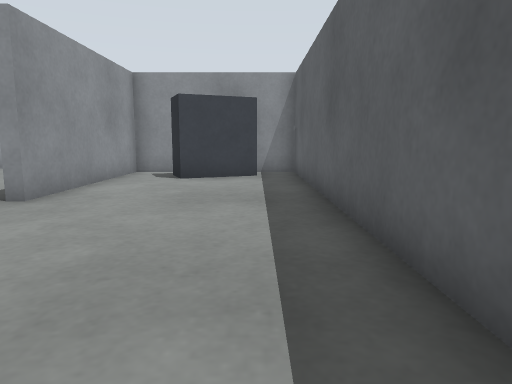
View 1 (above)

19 first-person views from a walk through a Gazebo world. The camera is 0.5 m above the floor, tilts 8° down and sees 70° across. The floor is counted in squares, 0.5 m on a side. Each view is taken from the middle of a square. On the plan, view 1 faces up. The plan holds only what a view shows up to about 13 squares ahead; the rest is blank.

View 2
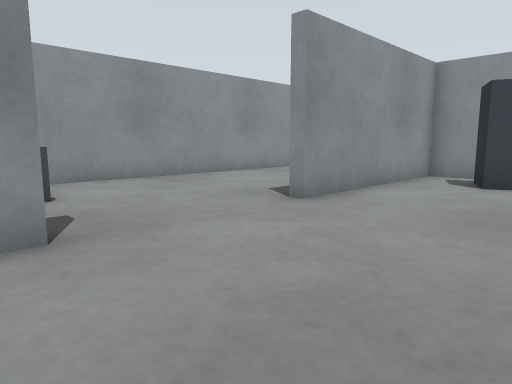

View 3
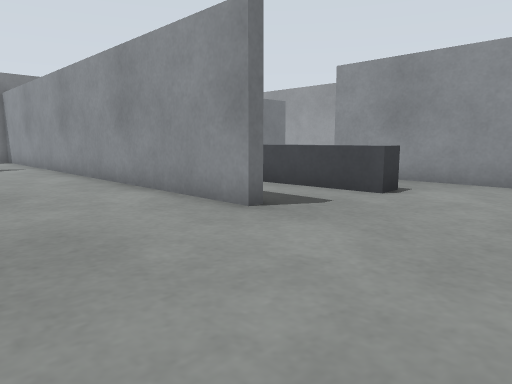

View 4
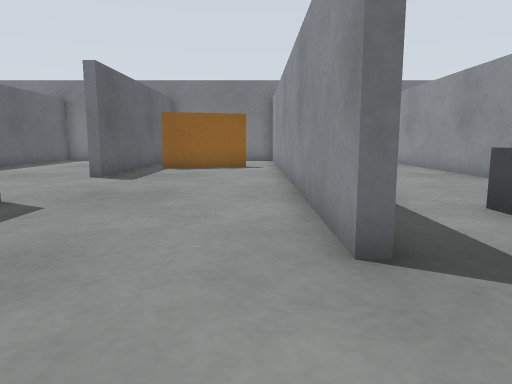

View 5
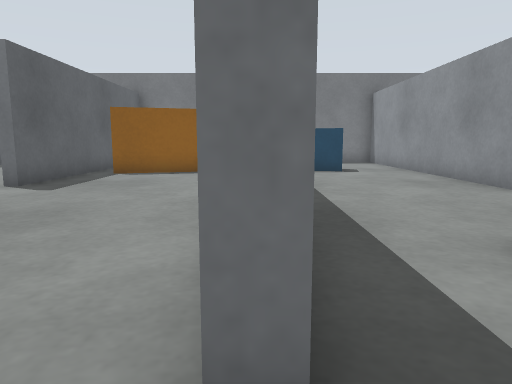

View 6
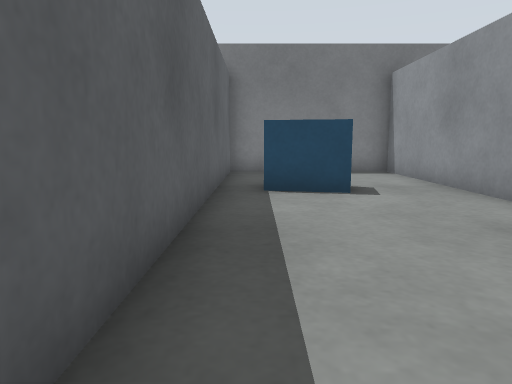

View 7
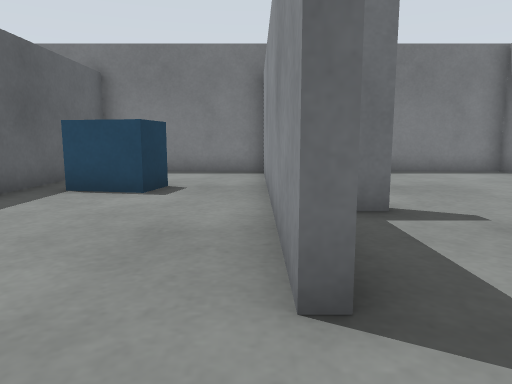

View 8
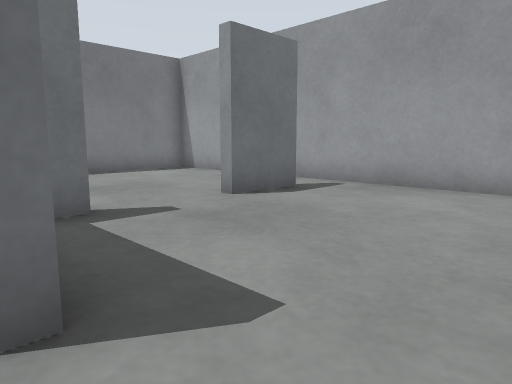

View 9
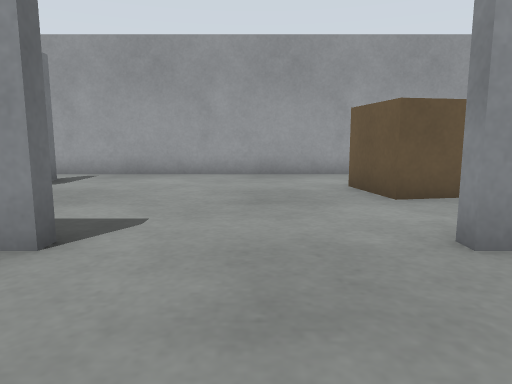

View 10
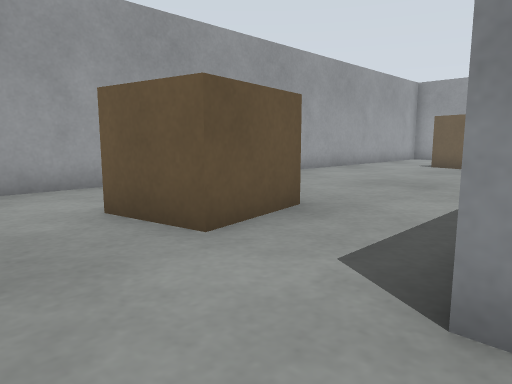

View 11
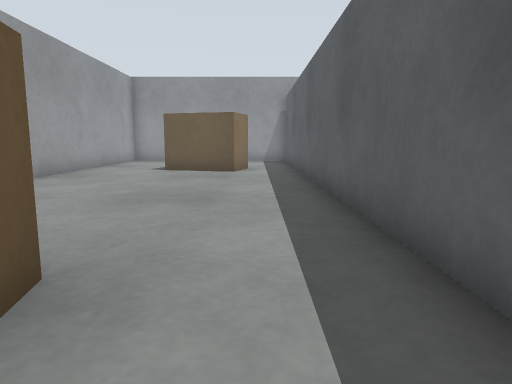

View 12
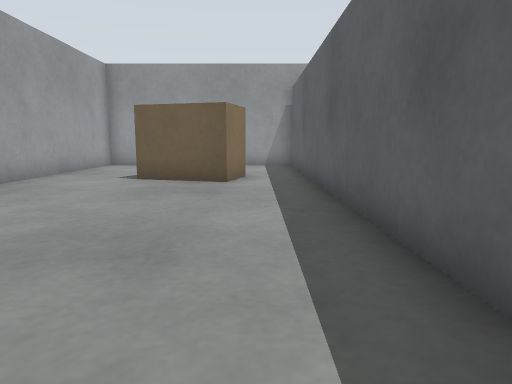

View 13
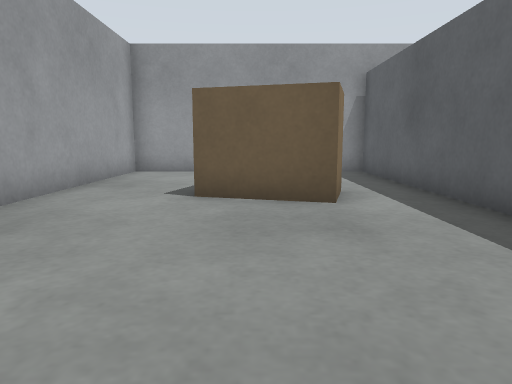

View 14
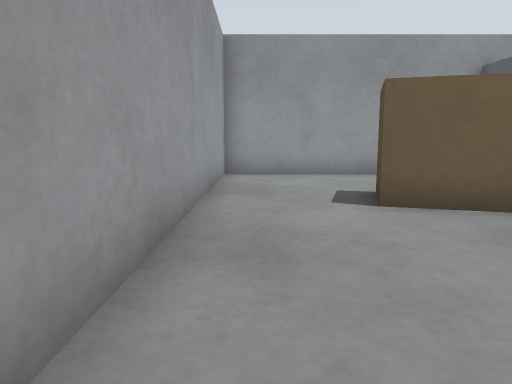

View 15
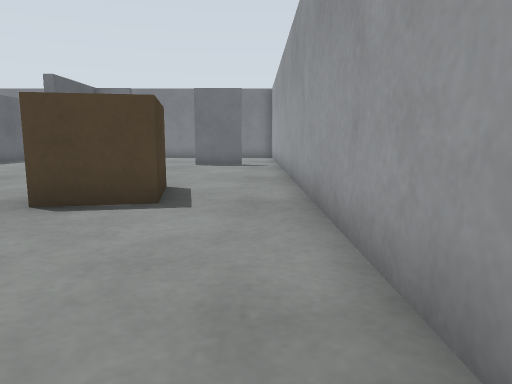

View 16
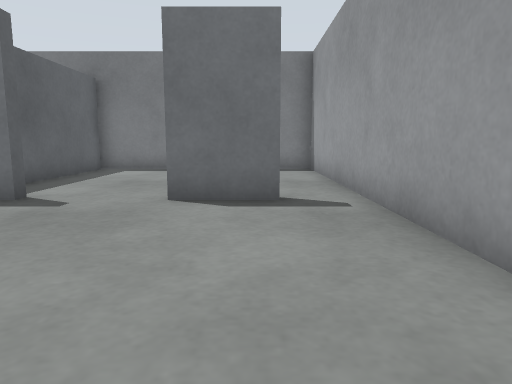

View 17
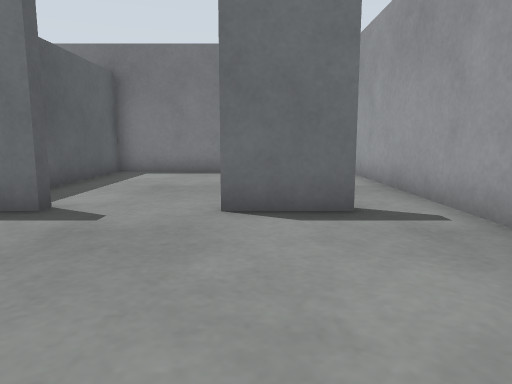

View 18
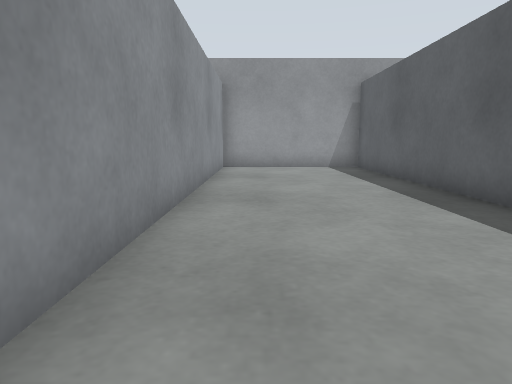

View 19
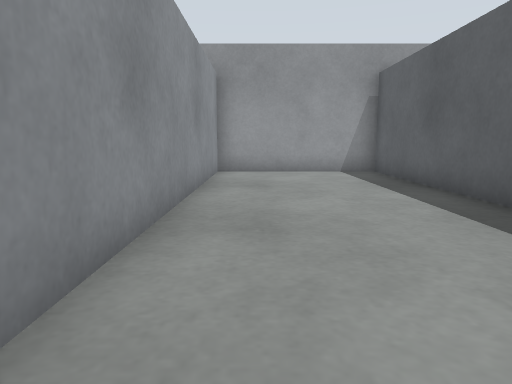

### Floor plan
Ten units are one square. View 1 is at (0, 0); x grows to the right and y downward. Boxes are objects, and circles mark ways between rooms. Rooms are numbered by the first view taken in them; rooms with no view inside come last. Other rooms are left out.
<svg viewBox="-174 -184 194 328">
<path fill="none" stroke="#000" d="M-42 -20 -38 -20 -38 90M12 -16 12 -117 -38 -117 -38 -60 -42 -60M-92 40 -92 139 -42 139 -42 30M-42 -94 -42 -179 -92 -179 -92 0M12 104 12 50M-96 -19 -96 -179M-92 0 -96 0M-96 40 -92 40M-155 71 -135 71M-122 -179 -169 -179 -169 139 -96 139 -96 95"/>
<rect x="-75" y="85" width="30" height="20" fill="#bbb"><title>blue box</title></rect>
<rect x="-75" y="-35" width="20" height="40" fill="#bbb"><title>grey box</title></rect>
<rect x="-25" y="75" width="30" height="20" fill="#bbb"><title>fence</title></rect>
<rect x="-25" y="-115" width="30" height="20" fill="#bbb"><title>dark grey box</title></rect>
<rect x="-145" y="-25" width="30" height="30" fill="#bbb"><title>brown box</title></rect>
<rect x="-145" y="-145" width="40" height="30" fill="#bbb"><title>brown box</title></rect>
<rect x="-115" y="65" width="20" height="10" fill="#bbb"><title>grey box</title></rect>
<circle cx="-95" cy="20" r="3" fill="#2a7"/>
<text x="-50" y="-10">1</text>
<text x="-130" y="-20">2</text>
</svg>
Room 1 opens to room 2.

Where each view was taken, in squares from view 1:
view 1: 0 up, 0 right, facing up
view 2: 1 up, 0 right, facing up-left
view 3: 6 up, 0 right, facing down-left
view 4: 5 up, 3 left, facing down
view 5: 3 up, 4 left, facing down
view 6: 2 down, 5 left, facing down
view 7: 2 down, 9 left, facing down
view 8: 2 down, 9 left, facing down-left
view 9: 2 down, 6 left, facing left
view 10: 2 down, 9 left, facing up-left
view 11: 0 up, 11 left, facing up
view 12: 3 up, 11 left, facing up
view 13: 6 up, 13 left, facing up
view 14: 7 up, 16 left, facing up
view 15: 8 up, 16 left, facing down
view 16: 1 down, 15 left, facing down
view 17: 2 down, 14 left, facing down
view 18: 4 up, 8 left, facing up
view 19: 6 up, 8 left, facing up
